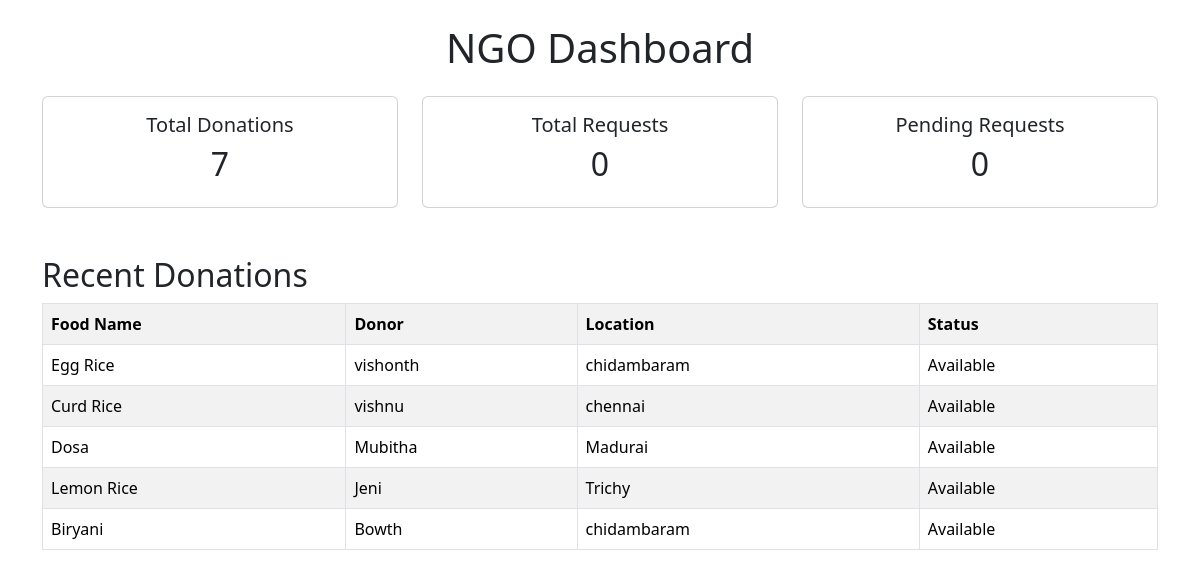
The page /ngo-dashboard/ on the database as committed earlier.
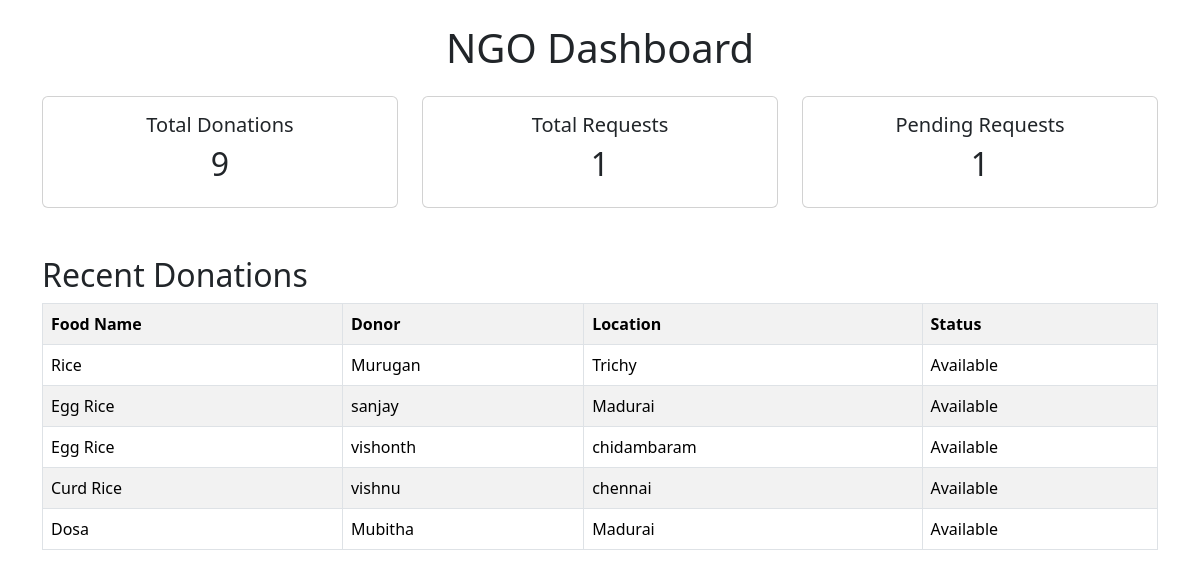
The same page on the database as committed later.
### donations/models.py (models this page shows, shortened)
class FoodDonation(models.Model):
    food_name = models.CharField(max_length=100)
    quantity = models.IntegerField()
    donor_name = models.CharField(max_length=100)
    phone = models.CharField(max_length=15)
    location = models.CharField(max_length=100)
    expiry_date = models.DateField()
    STATUS_CHOICES = [
        ("Available", "Available"),
        ("Requested", "Requested"),
        ("Collected", "Collected"),
    ]
    status = models.CharField(
        max_length=20,
        choices=STATUS_CHOICES,
        default="Available"
    )

### donations/views.py (the view)
# urls.py: path('ngo-dashboard/', views.ngo_dashboard, name='ngo_dashboard'),
def ngo_dashboard(request):
    total_donations = FoodDonation.objects.count()
    total_requests = FoodRequest.objects.count()
    pending_requests = FoodRequest.objects.filter(
        status="Pending"
    ).count()
    recent_donations = FoodDonation.objects.order_by('-id')[:5]
    context = {
        'total_donations': total_donations,
        'total_requests': total_requests,
        'pending_requests': pending_requests,
        'recent_donations': recent_donations,
    }
    return render(request, 'donations/ngo_dashboard.html', context)

### donations/templates/donations/ngo_dashboard.html (shortened to what this page needs)
<!DOCTYPE html>
<html>
<head>
    <link href="https://cdn.jsdelivr.net/npm/bootstrap@5.3.3/dist/css/bootstrap.min.css" rel="stylesheet">
</head>
<body>
<div class="container mt-4">
    <h1 class="text-center mb-4">NGO Dashboard</h1>
    <div class="row">
        <div class="col-md-4">
            <div class="card text-center">
                <div class="card-body">
                    <h5>Total Donations</h5>
                    <h2>{{ total_donations }}</h2>
                </div>
            </div>
        </div>
        <div class="col-md-4">
            <div class="card text-center">
                <div class="card-body">
                    <h5>Total Requests</h5>
                    <h2>{{ total_requests }}</h2>
                </div>
            </div>
        </div>
        <div class="col-md-4">
            <div class="card text-center">
                <div class="card-body">
                    <h5>Pending Requests</h5>
                    <h2>{{ pending_requests }}</h2>
                </div>
            </div>
        </div>
    </div>
    <h2 class="mt-5">Recent Donations</h2>
    <table class="table table-bordered table-striped">
        <tr>
            <th>Food Name</th>
            <th>Donor</th>
            <th>Location</th>
            <th>Status</th>
        </tr>
        {% for donation in recent_donations %}
        <tr>
            <td>{{ donation.food_name }}</td>
            <td>{{ donation.donor_name }}</td>
            <td>{{ donation.location }}</td>
            <td>{{ donation.status }}</td>
        </tr>
        {% endfor %}
    </table>
</div>
</body>
</html>

Rows that differ between the two databases and show on the page:
no longer on this page (row unchanged): FoodDonation: food_name "Lemon Rice", donor_name "Jeni", location "Trichy", status "Available"
no longer on this page (row unchanged): FoodDonation: food_name "Biryani", donor_name "Bowth", location "chidambaram", status "Available"
added FoodDonation: food_name "Rice", donor_name "Murugan", location "Trichy", status "Available"
added FoodDonation: food_name "Egg Rice", donor_name "sanjay", location "Madurai", status "Available"
Other text that changed with them:
{{ total_donations }}: "7" → "9"
{{ total_requests }}: "0" → "1"
{{ pending_requests }}: "0" → "1"
